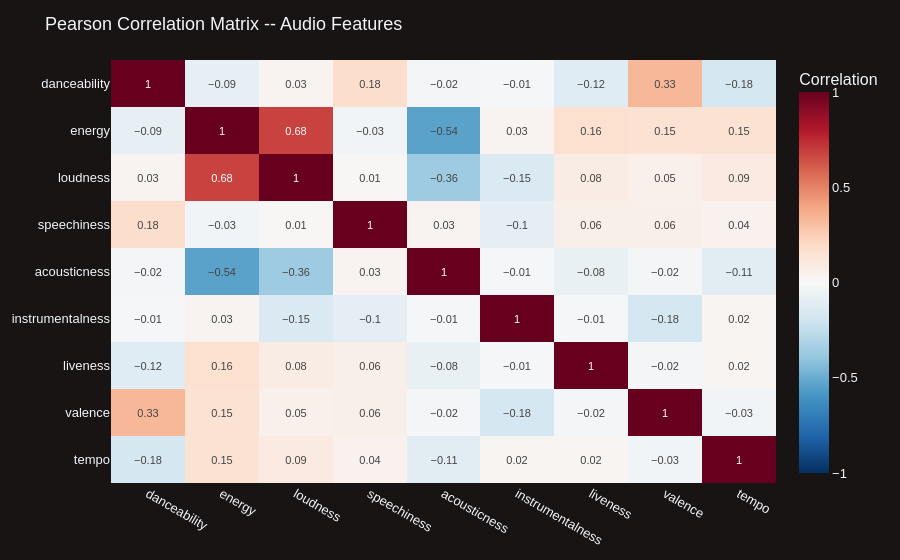

This figure's notebook cell:
### Markdown cell above
## 9. Audio Feature Correlations

### Code cell
corr_matrix = df[AUDIO_FEATURES].corr().round(2)

fig = px.imshow(
    corr_matrix, text_auto=True,
    color_continuous_scale='RdBu_r', zmin=-1, zmax=1,
    aspect='auto', title='Pearson Correlation Matrix -- Audio Features',
)
fig.update_layout(height=560, coloraxis_colorbar=dict(title='Correlation'), **LAYOUT_DEFAULTS)
fig.update_traces(textfont_size=11)
fig.show()

### Figure 1 — Plotly figure (JSON) as saved in the notebook; plotly's stock layout.template omitted (floating-point values rounded to 4 significant figures)
{"data": [{"coloraxis": "coloraxis", "hovertemplate": "x: %{x}<br>y: %{y}<br>color: %{z}<extra></extra>", "name": "0", "textfont": {"size": 11}, "texttemplate": "%{z}", "type": "heatmap", "x": ["danceability", "energy", "loudness", "speechiness", "acousticness", "instrumentalness", "liveness", "valence", "tempo"], "xaxis": "x", "y": ["danceability", "energy", "loudness", "speechiness", "acousticness", "instrumentalness", "liveness", "valence", "tempo"], "yaxis": "y", "z": [[1.0, -0.09, 0.03, 0.18, -0.02, -0.01, -0.12, 0.33, -0.18], [-0.09, 1.0, 0.68, -0.03, -0.54, 0.03, 0.16, 0.15, 0.15], [0.03, 0.68, 1.0, 0.01, -0.36, -0.15, 0.08, 0.05, 0.09], [0.18, -0.03, 0.01, 1.0, 0.03, -0.1, 0.06, 0.06, 0.04], [-0.02, -0.54, -0.36, 0.03, 1.0, -0.01, -0.08, -0.02, -0.11], [-0.01, 0.03, -0.15, -0.1, -0.01, 1.0, -0.01, -0.18, 0.02], [-0.12, 0.16, 0.08, 0.06, -0.08, -0.01, 1.0, -0.02, 0.02], [0.33, 0.15, 0.05, 0.06, -0.02, -0.18, -0.02, 1.0, -0.03], [-0.18, 0.15, 0.09, 0.04, -0.11, 0.02, 0.02, -0.03, 1.0]]}], "layout": {"coloraxis": {"cmax": 1, "cmin": -1, "colorbar": {"title": {"text": "Correlation"}}, "colorscale": [[0, "rgb(5,48,97)"], [0.1, "rgb(33,102,172)"], [0.2, "rgb(67,147,195)"], [0.3, "rgb(146,197,222)"], [0.4, "rgb(209,229,240)"], [0.5, "rgb(247,247,247)"], [0.6, "rgb(253,219,199)"], [0.7, "rgb(244,165,130)"], [0.8, "rgb(214,96,77)"], [0.9, "rgb(178,24,43)"], [1, "rgb(103,0,31)"]]}, "font": {"family": "Arial", "size": 13}, "height": 560, "margin": {"b": 40, "l": 60, "r": 40, "t": 60}, "paper_bgcolor": "#191414", "plot_bgcolor": "#191414", "title": {"text": "Pearson Correlation Matrix -- Audio Features"}, "xaxis": {"anchor": "y", "domain": [0, 1]}, "yaxis": {"anchor": "x", "autorange": "reversed", "domain": [0, 1]}}}
